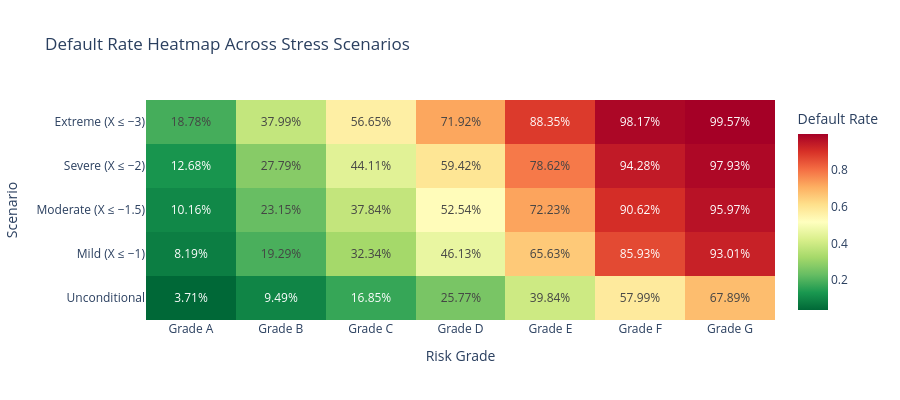

The notebook cell saved with this chart:
### Markdown cell above
## Survival Copula for Clustered Defaults

The joint survival function can be expressed via the **survival Gaussian copula**:

$$\bar{C}(u_1, \ldots, u_K) = P(U_1 > u_1, \ldots, U_K > u_K)$$

For the one-factor Gaussian copula:

$$\bar{C}(u_1, \ldots, u_K) = \int_{-\infty}^{\infty} \prod_{k=1}^{K} \left[ 1 - \Phi\!\left(\frac{\Phi^{-1}(u_k) - \sqrt{\rho_k}\, x}{\sqrt{1 - \rho_k}}\right) \right] \phi(x)\, dx$$

So by Sklar's theorem, the joint survival function of default counts is:

$$P(D_1 > d_1, \ldots, D_K > d_K) = \bar{C}\!\big(F_1(d_1), \ldots, F_K(d_K)\big)$$

where $F_k$ is the marginal CDF of defaults in cluster $k$.

### Code cell
scenario_data = {
    'Unconditional': (X_draws >= -np.inf) & (X_draws <= np.inf), 
    'Mild (X ≤ −1)': X_draws <= -1,
    'Moderate (X ≤ −1.5)': X_draws <= -1.5,
    'Severe (X ≤ −2)': X_draws <= -2,
    'Extreme (X ≤ −3)': X_draws <= -3,
}

scenario_names = list(scenario_data.keys())
dr_matrix = np.zeros((len(scenario_names), K))

for i, (name, mask) in enumerate(scenario_data.items()):
    n_paths = mask.sum()
    if n_paths < 10:
        print(f"Warning: {name} has only {n_paths} paths")
    for k in range(K):
        dr_matrix[i, k] = default_counts[mask, k].mean() / n_k[k]

fig = go.Figure(data=go.Heatmap(
    z=dr_matrix,
    x=[f'Grade {g}' for g in grades],
    y=scenario_names,
    colorscale='RdYlGn_r',
    text=[[f'{val:.2%}' for val in row] for row in dr_matrix],
    texttemplate='%{text}',
    textfont={"size": 12},
    colorbar_title="Default Rate"
))

fig.update_layout(
    title="Default Rate Heatmap Across Stress Scenarios",
    xaxis_title="Risk Grade",
    yaxis_title="Scenario",
    template="plotly_white",
    height=400
)
fig.show()

### Figure 1 — Plotly figure (JSON) as saved in the notebook; plotly's stock layout.template omitted (floating-point values rounded to 4 significant figures)
{"data": [{"colorbar": {"title": {"text": "Default Rate"}}, "colorscale": [[0, "rgb(0,104,55)"], [0.1, "rgb(26,152,80)"], [0.2, "rgb(102,189,99)"], [0.3, "rgb(166,217,106)"], [0.4, "rgb(217,239,139)"], [0.5, "rgb(255,255,191)"], [0.6, "rgb(254,224,139)"], [0.7, "rgb(253,174,97)"], [0.8, "rgb(244,109,67)"], [0.9, "rgb(215,48,39)"], [1, "rgb(165,0,38)"]], "text": [["3.71%", "9.49%", "16.85%", "25.77%", "39.84%", "57.99%", "67.89%"], ["8.19%", "19.29%", "32.34%", "46.13%", "65.63%", "85.93%", "93.01%"], ["10.16%", "23.15%", "37.84%", "52.54%", "72.23%", "90.62%", "95.97%"], ["12.68%", "27.79%", "44.11%", "59.42%", "78.62%", "94.28%", "97.93%"], ["18.78%", "37.99%", "56.65%", "71.92%", "88.35%", "98.17%", "99.57%"]], "textfont": {"size": 12}, "texttemplate": "%{text}", "type": "heatmap", "x": ["Grade A", "Grade B", "Grade C", "Grade D", "Grade E", "Grade F", "Grade G"], "y": ["Unconditional", "Mild (X ≤ −1)", "Moderate (X ≤ −1.5)", "Severe (X ≤ −2)", "Extreme (X ≤ −3)"], "z": [[0.03714, 0.09488, 0.1685, 0.2577, 0.3984, 0.5799, 0.6789], [0.08191, 0.1929, 0.3234, 0.4613, 0.6563, 0.8593, 0.9301], [0.1016, 0.2315, 0.3784, 0.5254, 0.7223, 0.9062, 0.9597], [0.1268, 0.2779, 0.4411, 0.5942, 0.7862, 0.9428, 0.9793], [0.1878, 0.3799, 0.5665, 0.7192, 0.8835, 0.9817, 0.9957]]}], "layout": {"height": 400, "title": {"text": "Default Rate Heatmap Across Stress Scenarios"}, "xaxis": {"title": {"text": "Risk Grade"}}, "yaxis": {"title": {"text": "Scenario"}}}}
